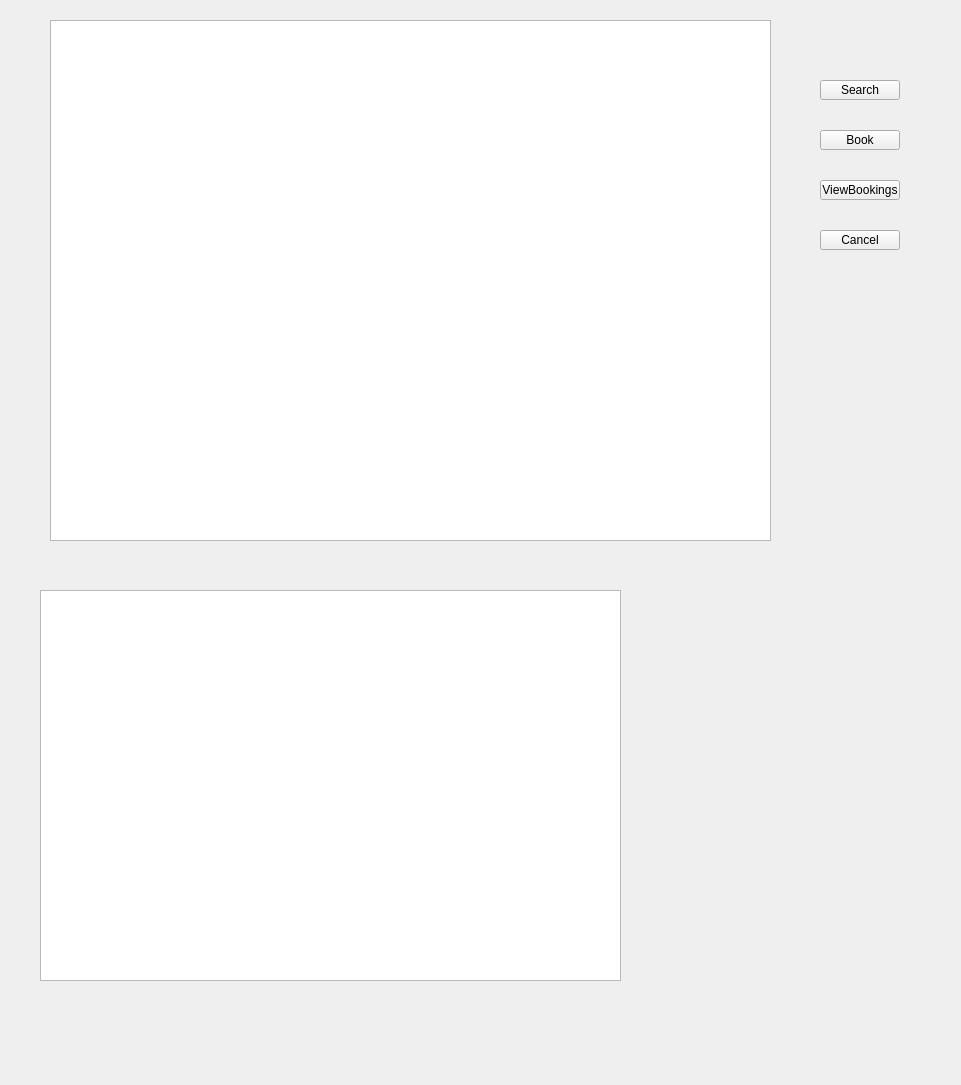
<?xml version="1.0" encoding="UTF-8"?>
<ui version="4.0">
 <class>Consumer</class>
 <widget class="QWidget" name="Consumer">
  <property name="geometry">
   <rect>
    <x>0</x>
    <y>0</y>
    <width>961</width>
    <height>1085</height>
   </rect>
  </property>
  <property name="windowTitle">
   <string>Form</string>
  </property>
  <widget class="QTableWidget" name="tableFlights">
   <property name="geometry">
    <rect>
     <x>50</x>
     <y>20</y>
     <width>721</width>
     <height>521</height>
    </rect>
   </property>
  </widget>
  <widget class="QPushButton" name="pushButtonSearch">
   <property name="geometry">
    <rect>
     <x>820</x>
     <y>80</y>
     <width>80</width>
     <height>20</height>
    </rect>
   </property>
   <property name="text">
    <string>Search</string>
   </property>
  </widget>
  <widget class="QPushButton" name="pushButtonBook">
   <property name="geometry">
    <rect>
     <x>820</x>
     <y>130</y>
     <width>80</width>
     <height>20</height>
    </rect>
   </property>
   <property name="text">
    <string>Book</string>
   </property>
  </widget>
  <widget class="QPushButton" name="pushButtonViewBookings">
   <property name="geometry">
    <rect>
     <x>820</x>
     <y>180</y>
     <width>80</width>
     <height>20</height>
    </rect>
   </property>
   <property name="text">
    <string>ViewBookings</string>
   </property>
  </widget>
  <widget class="QPushButton" name="pushButtonCancel">
   <property name="geometry">
    <rect>
     <x>820</x>
     <y>230</y>
     <width>80</width>
     <height>20</height>
    </rect>
   </property>
   <property name="text">
    <string>Cancel</string>
   </property>
  </widget>
  <widget class="QTextBrowser" name="broadcast">
   <property name="geometry">
    <rect>
     <x>40</x>
     <y>590</y>
     <width>581</width>
     <height>391</height>
    </rect>
   </property>
  </widget>
 </widget>
 <resources/>
 <connections/>
</ui>
